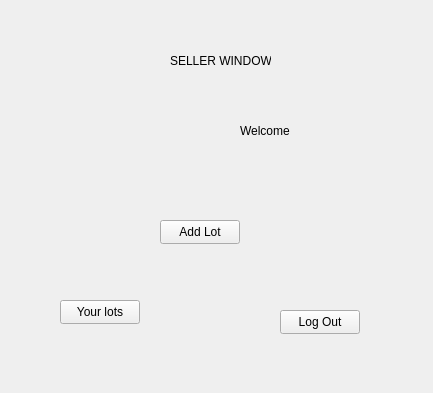
<?xml version="1.0" encoding="UTF-8"?>
<ui version="4.0">
 <class>SellerForm</class>
 <widget class="QWidget" name="SellerForm">
  <property name="geometry">
   <rect>
    <x>0</x>
    <y>0</y>
    <width>433</width>
    <height>393</height>
   </rect>
  </property>
  <property name="windowTitle">
   <string>Form</string>
  </property>
  <widget class="QPushButton" name="addLotButton">
   <property name="geometry">
    <rect>
     <x>160</x>
     <y>220</y>
     <width>80</width>
     <height>24</height>
    </rect>
   </property>
   <property name="text">
    <string>Add Lot</string>
   </property>
  </widget>
  <widget class="QLabel" name="sellerInfoLabel">
   <property name="geometry">
    <rect>
     <x>240</x>
     <y>100</y>
     <width>131</width>
     <height>61</height>
    </rect>
   </property>
   <property name="text">
    <string>Welcome</string>
   </property>
  </widget>
  <widget class="QLabel" name="sellerWindowLabel">
   <property name="geometry">
    <rect>
     <x>170</x>
     <y>50</y>
     <width>101</width>
     <height>21</height>
    </rect>
   </property>
   <property name="text">
    <string>SELLER WINDOW</string>
   </property>
  </widget>
  <widget class="QPushButton" name="logOutButton">
   <property name="geometry">
    <rect>
     <x>280</x>
     <y>310</y>
     <width>80</width>
     <height>24</height>
    </rect>
   </property>
   <property name="text">
    <string>Log Out</string>
   </property>
  </widget>
  <widget class="QPushButton" name="yourLotsButton">
   <property name="geometry">
    <rect>
     <x>60</x>
     <y>300</y>
     <width>80</width>
     <height>24</height>
    </rect>
   </property>
   <property name="text">
    <string>Your lots</string>
   </property>
  </widget>
 </widget>
 <resources/>
 <connections/>
</ui>
